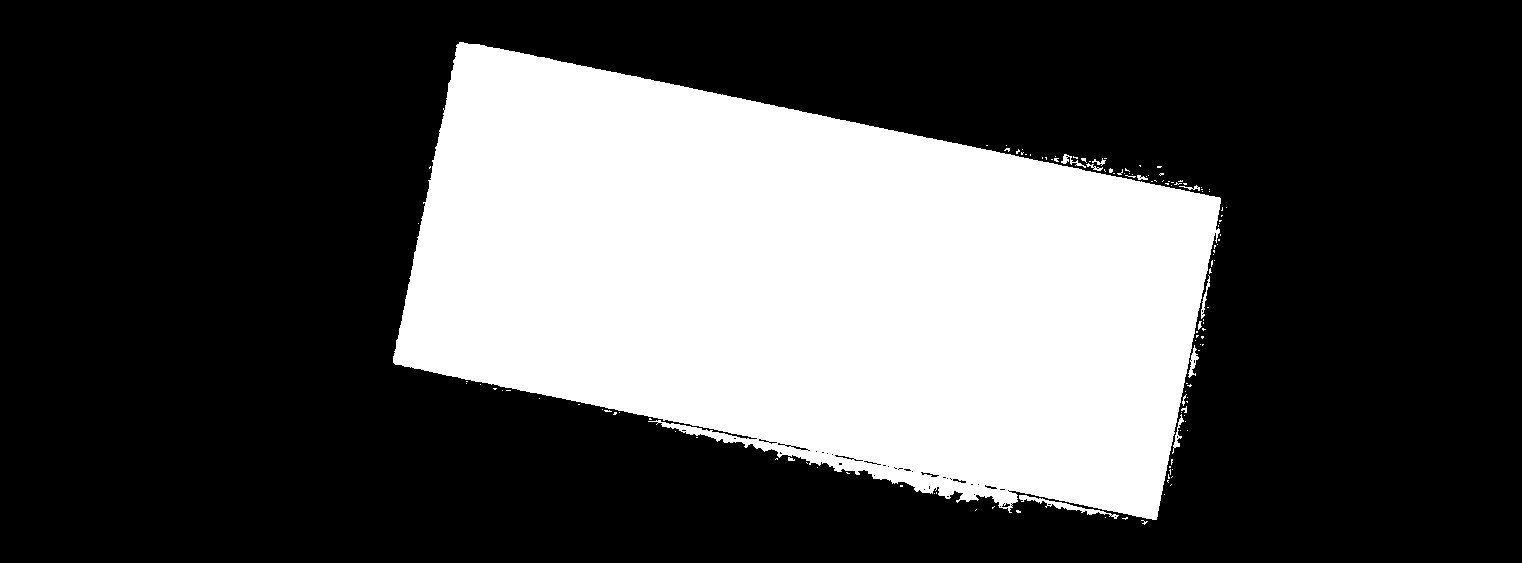
#> input picture Image preprocessing/Gcode to image conversion/zdjecia_obrot/zdjecia_inzynierka_1.jpg, 1522 x 563 px
$ python 'remake photo.py'
#> lines starting #> are read from the running program, lines starting #| are printed output that depends on the picture
import cv2
import numpy as np
import os

def process_image(image_path, output_path, new_gray_value=200):
  # Wczytaj obraz w skali szarości
#> called with image_path = 'zdjecia_inzynierka_1.jpg', new_gray_value = 200
  image = cv2.imread(image_path, cv2.IMREAD_GRAYSCALE)
#> image is the input picture: shape (563, 1522); min 0, max 255, mean 78.2
  if image is None:
    print(f"Nie udało się wczytać obrazu: {image_path}")
    return

  # Zamiana czarnych pikseli (0) na jasno szare (np. 200)
  image[image == 0] = new_gray_value
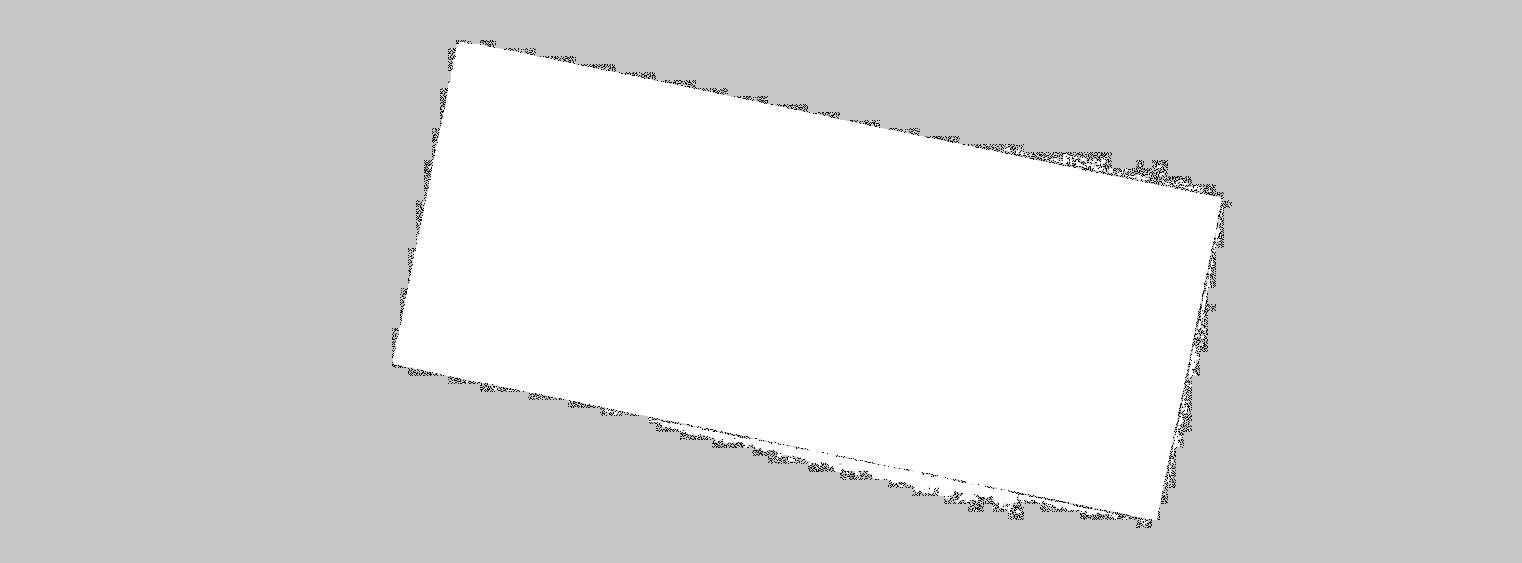
#> image: shape (563, 1522); min 1, max 255, mean 215.6

  # Zapisz zmodyfikowany obraz
  cv2.imwrite(output_path, image)
  print(f"Obraz zapisano jako {output_path}")


if __name__ == "__main__":
  photos = ["zdjecia_inzynierka_1.jpg", "zdjecia_plus_1.jpg"]
  output_dir = "output_images"
  os.makedirs(output_dir, exist_ok=True)  # Upewnij się, że folder na wyniki istnieje

  for img in photos:
    output_path = os.path.join(output_dir, f"{os.path.splitext(img)[0]}_gray.jpg")
    process_image(img, output_path)
#> pass 2 of the loop `for img in photos:`:
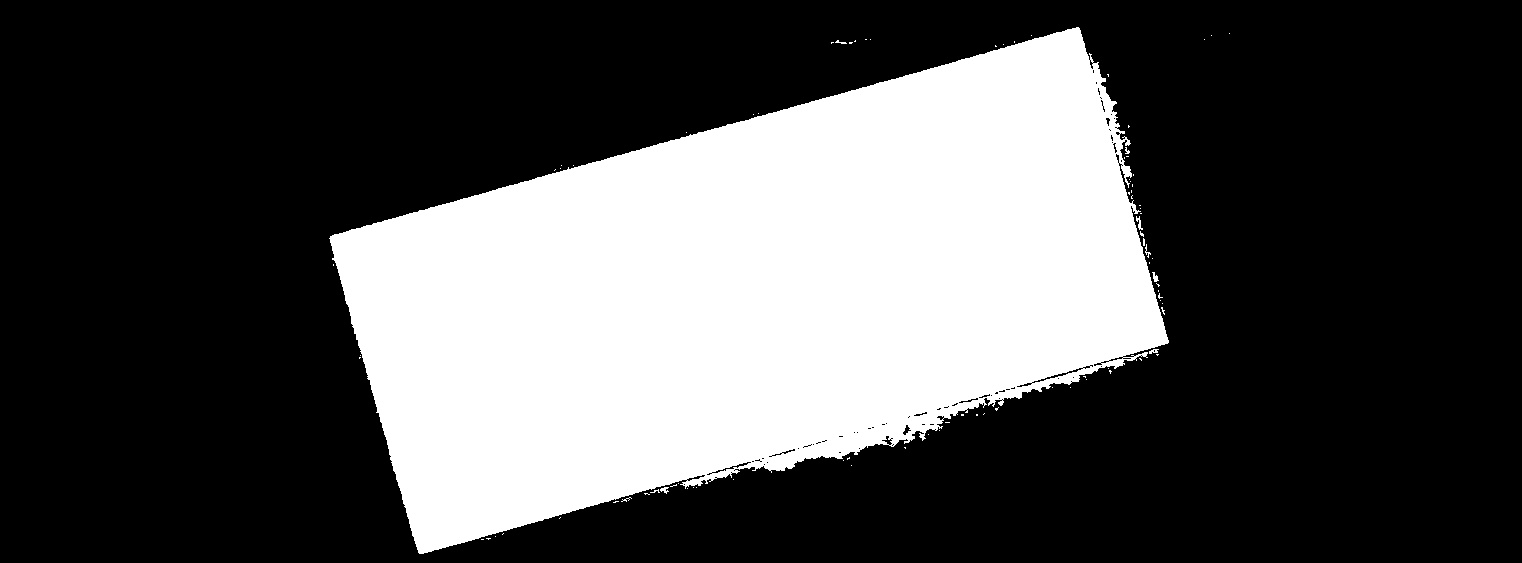
#> input picture Image preprocessing/Gcode to image conversion/zdjecia_obrot/zdjecia_plus_1.jpg, 1522 x 563 px
#> in process_image, image is the input picture: shape (563, 1522); min 0, max 255, mean 78.7
#> in process_image (call 2), `image[image == 0] = new_gray_value`:
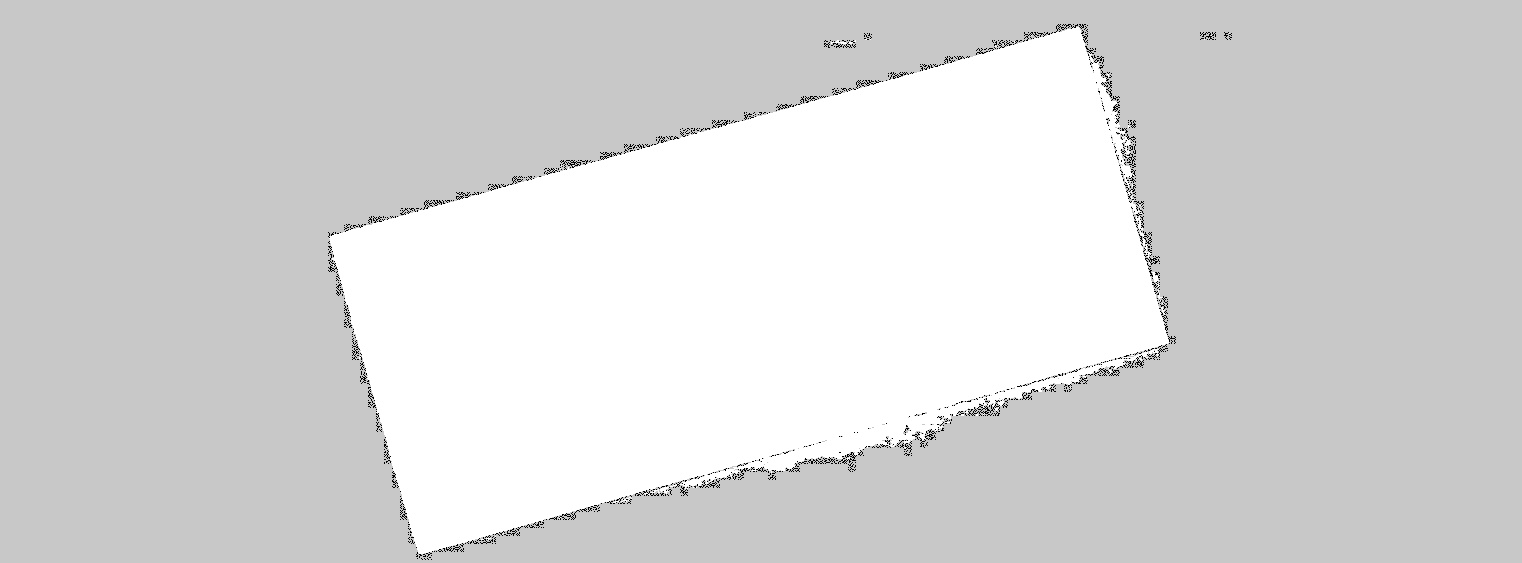
#> image: shape (563, 1522); min 1, max 255, mean 215.8
